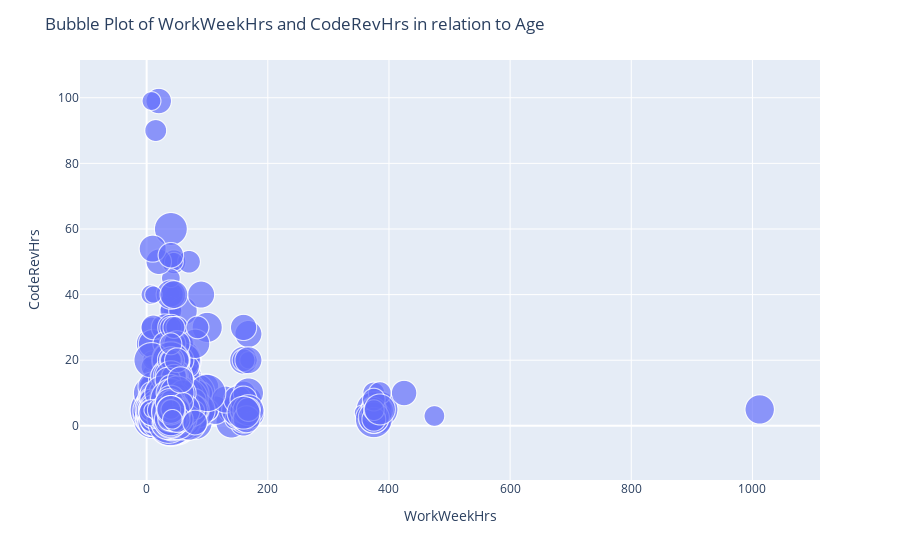

This figure's notebook cell:
### Markdown cell above
Create a bubble plot of `WorkWeekHrs` and `CodeRevHrs`, use `Age` column as bubble size.

### Code cell
import plotly.express as px
QUERY="""
SELECT Age,WorkWeekHrs,CodeRevHrs
FROM master
"""
bubble_df=pd.read_sql_query(QUERY,conn)

#Replace NaN values with the mean
mean_age=bubble_df['Age'].mean()
bubble_df['Age'].fillna(mean_age, inplace=True) 

mean_crh=bubble_df['CodeRevHrs'].mean()
bubble_df['CodeRevHrs'].fillna(mean_crh, inplace=True)

#Normalize Age
norm_age = (bubble_df['Age'] - bubble_df['Age'].min()) / (bubble_df['Age'].max() - bubble_df['Age'].min())

fig = px.scatter(bubble_df, x='WorkWeekHrs', y='CodeRevHrs', size= norm_age, size_max=60)
fig.update_layout(
    title='Bubble Plot of WorkWeekHrs and CodeRevHrs in relation to Age',
    xaxis_title='WorkWeekHrs',
    yaxis_title='CodeRevHrs'
)
fig.show()

### Figure 1 — Plotly figure (JSON) as saved in the notebook; plotly's stock layout.template omitted (floating-point values rounded to 4 significant figures; data arrays with more than 128 entries replaced by an {"elided": "..."} marker saying what was removed)
{"data": [{"hovertemplate": "WorkWeekHrs=%{x}<br>CodeRevHrs=%{y}<br>size=%{marker.size}<extra></extra>", "legendgroup": "", "marker": {"color": "#636efa", "size": {"elided": "11398 float values"}, "sizemode": "area", "sizeref": 0.0002778, "symbol": "circle"}, "mode": "markers", "name": "", "showlegend": false, "type": "scattergl", "x": {"elided": "11398 float values"}, "xaxis": "x", "y": {"elided": "11398 float values"}, "yaxis": "y"}], "layout": {"autosize": true, "legend": {"itemsizing": "constant", "tracegroupgap": 0}, "margin": {"t": 60}, "title": {"text": "Bubble Plot of WorkWeekHrs and CodeRevHrs in relation to Age"}, "xaxis": {"anchor": "y", "autorange": true, "domain": [0, 1], "range": [-111.5, 1113.0], "title": {"text": "WorkWeekHrs"}, "type": "linear"}, "yaxis": {"anchor": "x", "autorange": true, "domain": [0, 1], "range": [-21.88, 114.6], "title": {"text": "CodeRevHrs"}, "type": "linear"}}}
